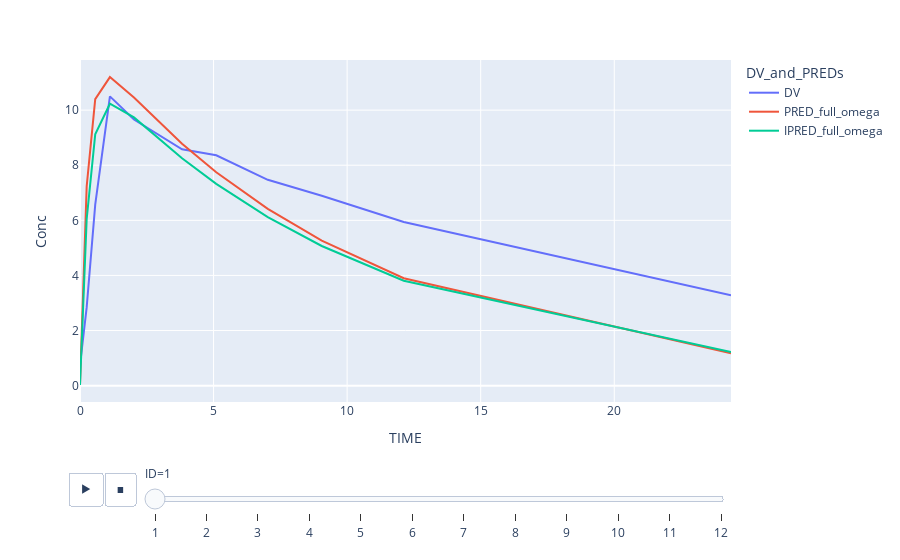

Notebook code cell kept with this figure:
### Code cell
import plotly.express as px


px.line(data_frame=pred_df, x = 'TIME', y = 'Conc', color = 'DV_and_PREDs', animation_frame='ID')

### Figure 1 — Plotly figure (JSON) as saved in the notebook; plotly's stock layout.template omitted (floating-point values rounded to 4 significant figures)
{"data": [{"hovertemplate": "DV_and_PREDs=DV<br>ID=1<br>TIME=%{x}<br>Conc=%{y}<extra></extra>", "legendgroup": "DV", "line": {"color": "#636efa", "dash": "solid"}, "marker": {"symbol": "circle"}, "mode": "lines", "name": "DV", "orientation": "v", "showlegend": true, "type": "scatter", "x": [0.0, 0.25, 0.57, 1.12, 2.02, 3.82, 5.1, 7.03, 9.05, 12.12, 24.37], "xaxis": "x", "y": [0.74, 2.84, 6.57, 10.5, 9.66, 8.58, 8.36, 7.47, 6.89, 5.94, 3.28], "yaxis": "y"}, {"hovertemplate": "DV_and_PREDs=PRED_full_omega<br>ID=1<br>TIME=%{x}<br>Conc=%{y}<extra></extra>", "legendgroup": "PRED_full_omega", "line": {"color": "#EF553B", "dash": "solid"}, "marker": {"symbol": "circle"}, "mode": "lines", "name": "PRED_full_omega", "orientation": "v", "showlegend": true, "type": "scatter", "x": [0.0, 0.25, 0.57, 1.12, 2.02, 3.82, 5.1, 7.03, 9.05, 12.12, 24.37], "xaxis": "x", "y": [0.02863, 7.23, 10.4, 11.2, 10.46, 8.78, 7.747, 6.415, 5.264, 3.899, 1.177], "yaxis": "y"}, {"hovertemplate": "DV_and_PREDs=IPRED_full_omega<br>ID=1<br>TIME=%{x}<br>Conc=%{y}<extra></extra>", "legendgroup": "IPRED_full_omega", "line": {"color": "#00cc96", "dash": "solid"}, "marker": {"symbol": "circle"}, "mode": "lines", "name": "IPRED_full_omega", "orientation": "v", "showlegend": true, "type": "scatter", "x": [0.0, 0.25, 0.57, 1.12, 2.02, 3.82, 5.1, 7.03, 9.05, 12.12, 24.37], "xaxis": "x", "y": [0.02636, 6.043, 9.12, 10.23, 9.735, 8.252, 7.324, 6.118, 5.068, 3.807, 1.216], "yaxis": "y"}], "layout": {"legend": {"title": {"text": "DV_and_PREDs"}, "tracegroupgap": 0}, "margin": {"t": 60}, "sliders": [{"active": 0, "currentvalue": {"prefix": "ID="}, "len": 0.9, "pad": {"b": 10, "t": 60}, "steps": [{"args": [["1"], {"frame": {"duration": 0, "redraw": false}, "fromcurrent": true, "mode": "immediate", "transition": {"duration": 0, "easing": "linear"}}], "label": "1", "method": "animate"}, {"args": [["2"], {"frame": {"duration": 0, "redraw": false}, "fromcurrent": true, "mode": "immediate", "transition": {"duration": 0, "easing": "linear"}}], "label": "2", "method": "animate"}, {"args": [["3"], {"frame": {"duration": 0, "redraw": false}, "fromcurrent": true, "mode": "immediate", "transition": {"duration": 0, "easing": "linear"}}], "label": "3", "method": "animate"}, {"args": [["4"], {"frame": {"duration": 0, "redraw": false}, "fromcurrent": true, "mode": "immediate", "transition": {"duration": 0, "easing": "linear"}}], "label": "4", "method": "animate"}, {"args": [["5"], {"frame": {"duration": 0, "redraw": false}, "fromcurrent": true, "mode": "immediate", "transition": {"duration": 0, "easing": "linear"}}], "label": "5", "method": "animate"}, {"args": [["6"], {"frame": {"duration": 0, "redraw": false}, "fromcurrent": true, "mode": "immediate", "transition": {"duration": 0, "easing": "linear"}}], "label": "6", "method": "animate"}, {"args": [["7"], {"frame": {"duration": 0, "redraw": false}, "fromcurrent": true, "mode": "immediate", "transition": {"duration": 0, "easing": "linear"}}], "label": "7", "method": "animate"}, {"args": [["8"], {"frame": {"duration": 0, "redraw": false}, "fromcurrent": true, "mode": "immediate", "transition": {"duration": 0, "easing": "linear"}}], "label": "8", "method": "animate"}, {"args": [["9"], {"frame": {"duration": 0, "redraw": false}, "fromcurrent": true, "mode": "immediate", "transition": {"duration": 0, "easing": "linear"}}], "label": "9", "method": "animate"}, {"args": [["10"], {"frame": {"duration": 0, "redraw": false}, "fromcurrent": true, "mode": "immediate", "transition": {"duration": 0, "easing": "linear"}}], "label": "10", "method": "animate"}, {"args": [["11"], {"frame": {"duration": 0, "redraw": false}, "fromcurrent": true, "mode": "immediate", "transition": {"duration": 0, "easing": "linear"}}], "label": "11", "method": "animate"}, {"args": [["12"], {"frame": {"duration": 0, "redraw": false}, "fromcurrent": true, "mode": "immediate", "transition": {"duration": 0, "easing": "linear"}}], "label": "12", "method": "animate"}], "x": 0.1, "xanchor": "left", "y": 0, "yanchor": "top"}], "updatemenus": [{"buttons": [{"args": [null, {"frame": {"duration": 500, "redraw": false}, "fromcurrent": true, "mode": "immediate", "transition": {"duration": 500, "easing": "linear"}}], "label": "&#9654;", "method": "animate"}, {"args": [[null], {"frame": {"duration": 0, "redraw": false}, "fromcurrent": true, "mode": "immediate", "transition": {"duration": 0, "easing": "linear"}}], "label": "&#9724;", "method": "animate"}], "direction": "left", "pad": {"r": 10, "t": 70}, "showactive": false, "type": "buttons", "x": 0.1, "xanchor": "right", "y": 0, "yanchor": "top"}], "xaxis": {"anchor": "y", "domain": [0, 1], "title": {"text": "TIME"}}, "yaxis": {"anchor": "x", "domain": [0, 1], "title": {"text": "Conc"}}}}
